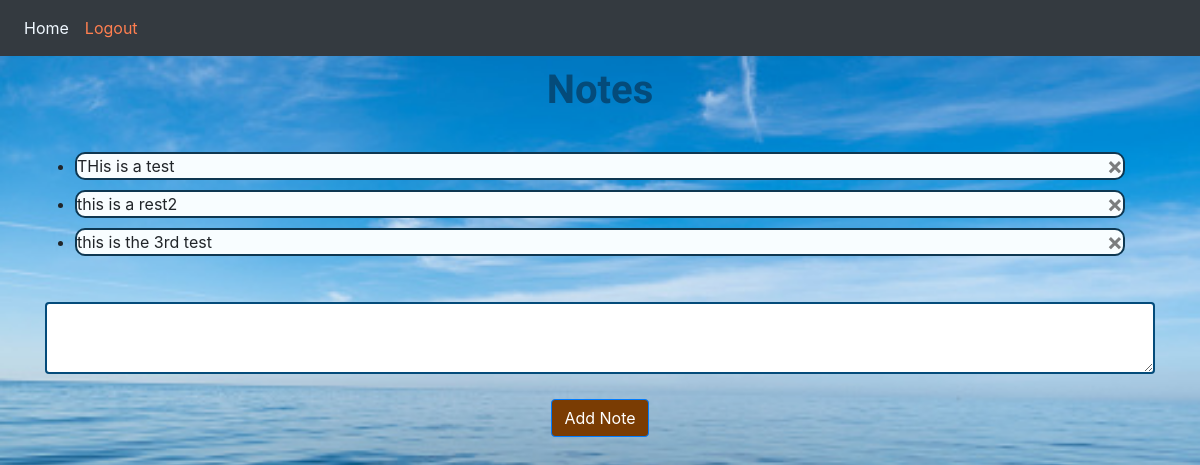
/ (signed in), run on an earlier commit of the app's database.
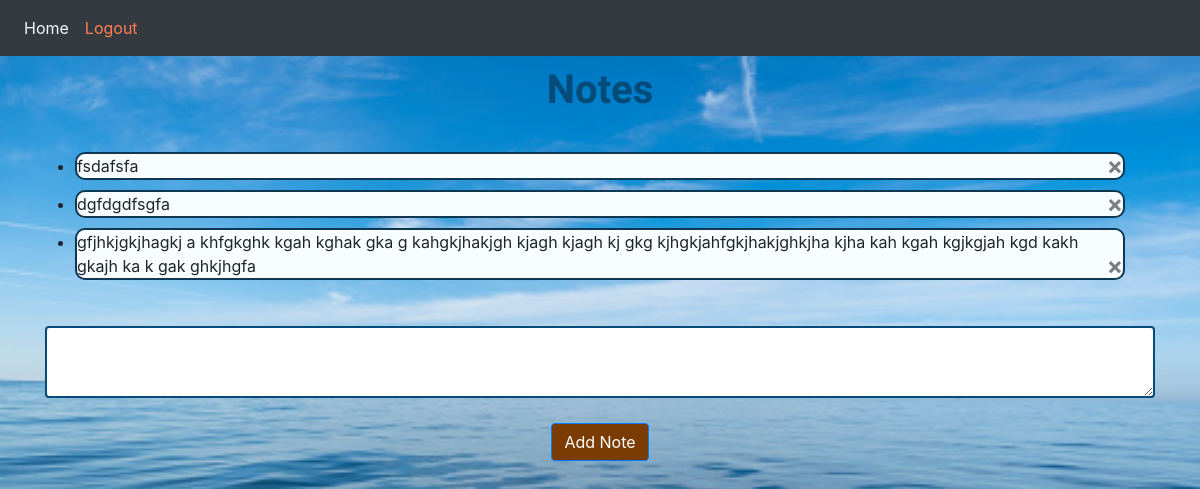
And on a later commit of the database.
### website/models.py (models this page shows)
class Note(db.Model):
    id = db.Column(db.Integer, primary_key = True)
    data = db.Column(db.String(100000))
    date = db.Column(db.DateTime(timezone = True), default = func.now())
    user_id = db.Column(db.Integer, db.ForeignKey("user.id"))

### website/views.py (the view, shortened to what this page needs)
@views.route("/", methods = ["GET", "POST"])
@login_required
def home():
    return render_template("home.html", user=current_user)

### website/__init__.py (called while the page is built)
def create_app():
    app = Flask(__name__)
    app.config['SECRET_KEY'] = "hdgkjdfsakjghdfajuhkgja gfggfjkgnffakljl"
    app.config["SQLALCHEMY_DATABASE_URI"] = f"sqlite:///{DB_NAME}"
    db.init_app(app)
    from .views import views
    from .auth import auth
    app.register_blueprint(views, url_prefix="/")
    app.register_blueprint(auth, url_prefix="/")
    from .models import User, Note
    create_database(app)
    login_manager = LoginManager()
    login_manager.login_view = "auth.login"
    login_manager.init_app(app)
    @login_manager.user_loader
    def load_user(id):
        return User.query.get(int(id))
    return app

### website/templates/home.html (shortened to what this page needs)
{% extends "base.html" %}
{% block content %}
<div class="notebg" id="notebg">
<h1 align="center">Notes</h1>
<ul class="noteList" id="notes">
    {% for note in user.notes %}
    <li class="notedetail" id="notedetail">{{ note.data }}
        <button type="button" class="close" onClick="deleteNote({{ note.id }})">
            <span aria-hidden="true">&times;</span>
        </button>
    </li>
    {% endfor %}
</ul>
<form method= "POST">
    <textarea name="note" id="inputNote" class="form-control"></textarea>
    <div align="center">
        <button type="submit" class="btn btn-primary" style="margin-top:25px">Add Note</button>
    </div>
</div>
{% endblock %}

### website/templates/base.html (shortened to what this page needs)
<!DOCTYPE html>
<html lang="en">
<head>
    <link
    rel="stylesheet"
    href="https://stackpath.bootstrapcdn.com/bootstrap/4.4.1/css/bootstrap.min.css"
  />
  <link
    rel="stylesheet"
    href="https://stackpath.bootstrapcdn.com/font-awesome/4.7.0/css/font-awesome.min.css"
  />
  <link href="{{ url_for ('static', filename='css/style.css')}}" rel="stylesheet"/>
</head>
<body>
    <nav class= "navbar navbar-expand-lg navbar-dark bg-dark">
        <div class="collapse navbar-collapse" id="navbar">
            <div class="navbar-nav">
                {% if user.is_authenticated %}
                <a class= "nav-item nav-link" id="home" href="/">Home</a>
                <a class= "nav-item nav-link" id="logout" href="/logout">Logout</a>
                {% else %}
                <a class= "nav-item nav-link" id="login" href="/login">Login</a>
                <a class= "nav-item nav-link" id="signUp" href="/sign-up">Sign Up</a>
                {% endif %}
            </div>
        </div>
    </nav>
    <div class="container">
    {% block content %}
    {% endblock %}
    </div>
</body>
</html>

### website/static/CSS/style.css (style rules this page uses)
:root { --mainColor: #c2c2c2c7; --secondaryColor: #FFFFFF; --borderColor: #c1c1c1; --mainText: black; --secondaryText: #3f3f3f; --themeDotBorder: #0E3751; --previewBg: rgba(91, 213, 249, 0.5); --previewShadow: #23C8FA; --buttonColor: black; }
html { scroll-behavior: smooth; }
h1 { color: rgb(4, 75, 122); font-family: 'Playball', cursive; font-weight: bold; }
body { background-image: url(calmocean.jpg); background-color: rgb(197, 197, 197); height: 100vh; width: fill; background-attachment: fixed; background-position: center; background-repeat: no-repeat; background-size: cover; }
.noteList { padding: 20px; }
.notedetail { background-color:rgba(248, 253, 255); margin: 10px; border: 2px solid; border-color:#0E3751; border-radius: 10px; text-align: justify-content; }
a { color:rgb(0, 57, 110) }
.navbar { color:rgb(4, 75, 122) }
#home, #login { color:aliceblue }
#signUp, #logout { color: coral; }
.form-control { border: 2px solid; border-color: rgb(4, 75, 122); padding-top: 10px; padding-bottom: 10px; }
.btn-primary { background-color:rgb(122, 60, 3);; margin-bottom: 10px; }
.navbar { background-color: rgb(122, 60, 3); }
.container { padding-top:10px; }

What changed in the data, as far as the page shows it:
removed Note: data "THis is a test"
removed Note: data "this is a rest2"
removed Note: data "this is the 3rd test"
added Note: data "fsdafsfa"
added Note: data "dgfdgdfsgfa"
added Note: data "gfjhkjgkjhagkj a khfgkghk kgah kghak gka g kahgkjhakjgh kjagh kjagh kj gkg kjhgkjahfgkjhakjghkjha kjha kah kgah kgjkgjah kgd kakh gkajh ka k gak ghkjhgfa"
